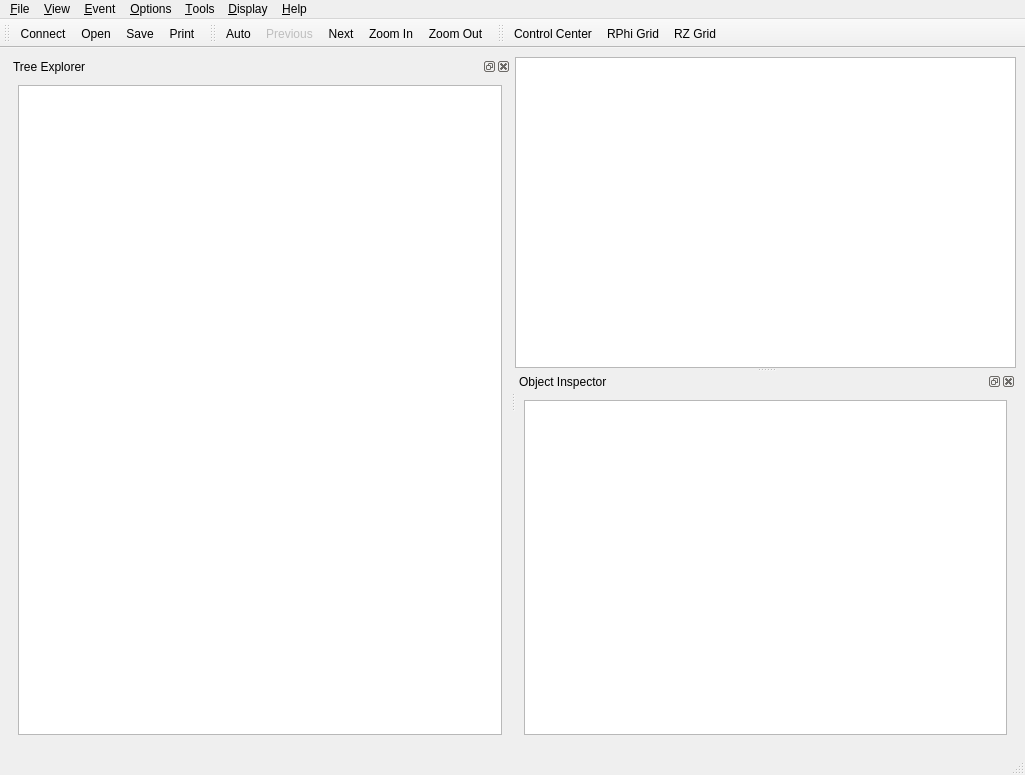
<ui version="4.0" >
 <class>IgMainWindow</class>
 <widget class="QMainWindow" name="IgMainWindow" >
  <property name="geometry" >
   <rect>
    <x>0</x>
    <y>0</y>
    <width>1025</width>
    <height>775</height>
   </rect>
  </property>
  <property name="windowTitle" >
   <string>IGUANA iSpy</string>
  </property>
  <property name="windowIcon" >
   <iconset resource="../interface/iggi.qrc" >
    <normaloff>:/images/iguana-small.xpm</normaloff>:/images/iguana-small.xpm</iconset>
  </property>
  <property name="dockNestingEnabled" >
   <bool>true</bool>
  </property>
  <property name="dockOptions" >
   <set>QMainWindow::AllowNestedDocks|QMainWindow::AllowTabbedDocks|QMainWindow::AnimatedDocks|QMainWindow::VerticalTabs</set>
  </property>
  <widget class="QWidget" name="centralwidget" >
   <layout class="QGridLayout" name="gridLayout" >
    <item row="0" column="0" >
     <widget class="QSplitter" name="splitter_2" >
      <property name="orientation" >
       <enum>Qt::Horizontal</enum>
      </property>
      <widget class="QDockWidget" name="dockTreeWidget" >
       <property name="enabled" >
        <bool>true</bool>
       </property>
       <property name="sizePolicy" >
        <sizepolicy vsizetype="Preferred" hsizetype="Preferred" >
         <horstretch>0</horstretch>
         <verstretch>0</verstretch>
        </sizepolicy>
       </property>
       <property name="minimumSize" >
        <size>
         <width>112</width>
         <height>132</height>
        </size>
       </property>
       <property name="floating" >
        <bool>false</bool>
       </property>
       <property name="features" >
        <set>QDockWidget::AllDockWidgetFeatures</set>
       </property>
       <property name="windowTitle" >
        <string>Tree Explorer</string>
       </property>
       <widget class="QWidget" name="dockTreeWidgetContents" >
        <layout class="QGridLayout" name="gridLayout_3" >
         <item row="0" column="0" >
          <widget class="QTreeView" name="treeView" >
           <property name="alternatingRowColors" >
            <bool>true</bool>
           </property>
           <property name="headerHidden" >
            <bool>false</bool>
           </property>
          </widget>
         </item>
        </layout>
       </widget>
      </widget>
      <widget class="QSplitter" name="splitter" >
       <property name="orientation" >
        <enum>Qt::Vertical</enum>
       </property>
       <widget class="QGraphicsView" name="graphicsView" />
       <widget class="QDockWidget" name="dockTableWidget" >
        <property name="floating" >
         <bool>false</bool>
        </property>
        <property name="windowTitle" >
         <string>Object Inspector</string>
        </property>
        <widget class="QWidget" name="dockTableWidgetContents" >
         <layout class="QGridLayout" name="gridLayout_2" >
          <item row="0" column="0" >
           <widget class="QTableView" name="tableView" >
            <property name="editTriggers" >
             <set>QAbstractItemView::NoEditTriggers</set>
            </property>
            <property name="alternatingRowColors" >
             <bool>true</bool>
            </property>
           </widget>
          </item>
         </layout>
        </widget>
       </widget>
      </widget>
     </widget>
    </item>
   </layout>
  </widget>
  <widget class="QMenuBar" name="menubar" >
   <property name="geometry" >
    <rect>
     <x>0</x>
     <y>0</y>
     <width>1025</width>
     <height>25</height>
    </rect>
   </property>
   <widget class="QMenu" name="menuFile" >
    <property name="tearOffEnabled" >
     <bool>true</bool>
    </property>
    <property name="title" >
     <string>&amp;File</string>
    </property>
    <widget class="QMenu" name="menuRecentOpenedFiles" >
     <property name="title" >
      <string>Recent</string>
     </property>
     <addaction name="separator" />
     <addaction name="actionClearMenu" />
    </widget>
    <addaction name="actionConnect" />
    <addaction name="actionFileOpen" />
    <addaction name="menuRecentOpenedFiles" />
    <addaction name="separator" />
    <addaction name="actionSave" />
    <addaction name="actionSave_as" />
    <addaction name="separator" />
    <addaction name="actionPrint" />
    <addaction name="actionSave_Image" />
    <addaction name="separator" />
    <addaction name="actionOpen_Application_Settings" />
    <addaction name="actionOpen_INI_File" />
    <addaction name="actionOpen_Mac_Property_List" />
    <addaction name="actionOpen_Windows_Registry_Path" />
    <addaction name="actionRefresh" />
    <addaction name="separator" />
    <addaction name="actionClose" />
    <addaction name="separator" />
    <addaction name="actionQuit" />
   </widget>
   <widget class="QMenu" name="menuHelp" >
    <property name="tearOffEnabled" >
     <bool>true</bool>
    </property>
    <property name="title" >
     <string>&amp;Help</string>
    </property>
    <addaction name="actionAbout" />
    <addaction name="actionAbout_Qt" />
   </widget>
   <widget class="QMenu" name="menuEvent" >
    <property name="tearOffEnabled" >
     <bool>true</bool>
    </property>
    <property name="title" >
     <string>&amp;Event</string>
    </property>
    <addaction name="actionNext" />
    <addaction name="actionPrevious" />
    <addaction name="actionGo_to" />
    <addaction name="actionSkip" />
    <addaction name="actionRewind" />
    <addaction name="separator" />
    <addaction name="actionAuto" />
   </widget>
   <widget class="QMenu" name="menuView" >
    <property name="tearOffEnabled" >
     <bool>true</bool>
    </property>
    <property name="title" >
     <string>&amp;View</string>
    </property>
    <widget class="QMenu" name="menuAdd" >
     <property name="title" >
      <string>Add...</string>
     </property>
     <addaction name="action3D" />
     <addaction name="actionRPhi" />
     <addaction name="actionRZ" />
     <addaction name="actionLego" />
    </widget>
    <addaction name="menuAdd" />
    <addaction name="separator" />
    <addaction name="actionZoom_In" />
    <addaction name="actionZoom_Out" />
   </widget>
   <widget class="QMenu" name="menuTools" >
    <property name="tearOffEnabled" >
     <bool>true</bool>
    </property>
    <property name="title" >
     <string>&amp;Tools</string>
    </property>
    <addaction name="actionObject_Inspector" />
    <addaction name="actionTwig_Explorer" />
    <addaction name="separator" />
    <addaction name="actionToolbars" />
   </widget>
   <widget class="QMenu" name="menu_Display" >
    <property name="title" >
     <string>&amp;Display</string>
    </property>
    <addaction name="actionShowControlCenter" />
    <addaction name="separator" />
    <addaction name="actionRPhi_Grid" />
    <addaction name="actionRZ_Grid" />
   </widget>
   <widget class="QMenu" name="menuOptions" >
    <property name="tearOffEnabled" >
     <bool>true</bool>
    </property>
    <property name="title" >
     <string>&amp;Options</string>
    </property>
    <property name="separatorsCollapsible" >
     <bool>true</bool>
    </property>
    <addaction name="actionAuto_Refresh" />
    <addaction name="actionFallbacks" />
    <addaction name="actionSaveSettings" />
    <addaction name="separator" />
    <addaction name="actionEditSettings" />
   </widget>
   <addaction name="menuFile" />
   <addaction name="menuView" />
   <addaction name="menuEvent" />
   <addaction name="menuOptions" />
   <addaction name="menuTools" />
   <addaction name="menu_Display" />
   <addaction name="menuHelp" />
  </widget>
  <widget class="QStatusBar" name="statusbar" />
  <widget class="QToolBar" name="toolBarFile" >
   <property name="windowTitle" >
    <string>toolBar</string>
   </property>
   <attribute name="toolBarArea" >
    <enum>TopToolBarArea</enum>
   </attribute>
   <attribute name="toolBarBreak" >
    <bool>false</bool>
   </attribute>
   <addaction name="actionConnect" />
   <addaction name="actionFileOpen" />
   <addaction name="actionSave" />
   <addaction name="actionPrint" />
  </widget>
  <widget class="QToolBar" name="toolBarEvent" >
   <property name="windowTitle" >
    <string>toolBar</string>
   </property>
   <attribute name="toolBarArea" >
    <enum>TopToolBarArea</enum>
   </attribute>
   <attribute name="toolBarBreak" >
    <bool>false</bool>
   </attribute>
   <addaction name="actionAuto" />
   <addaction name="actionPrevious" />
   <addaction name="actionNext" />
   <addaction name="actionZoom_In" />
   <addaction name="actionZoom_Out" />
  </widget>
  <widget class="QToolBar" name="toolBar" >
   <property name="windowTitle" >
    <string>toolBar</string>
   </property>
   <attribute name="toolBarArea" >
    <enum>TopToolBarArea</enum>
   </attribute>
   <attribute name="toolBarBreak" >
    <bool>false</bool>
   </attribute>
   <addaction name="actionShowControlCenter" />
   <addaction name="actionRPhi_Grid" />
   <addaction name="actionRZ_Grid" />
  </widget>
  <action name="actionQuit" >
   <property name="text" >
    <string>&amp;Quit</string>
   </property>
   <property name="shortcut" >
    <string>Ctrl+Q</string>
   </property>
  </action>
  <action name="actionFileOpen" >
   <property name="icon" >
    <iconset resource="../interface/iggi.qrc" >
     <normaloff>:/images/fileopen.png</normaloff>:/images/fileopen.png</iconset>
   </property>
   <property name="text" >
    <string>Open...</string>
   </property>
  </action>
  <action name="actionAbout" >
   <property name="enabled" >
    <bool>true</bool>
   </property>
   <property name="text" >
    <string>About</string>
   </property>
  </action>
  <action name="actionNext" >
   <property name="icon" >
    <iconset resource="../interface/iggi.qrc" >
     <normaloff>:/images/next.png</normaloff>:/images/next.png</iconset>
   </property>
   <property name="text" >
    <string>&amp;Next</string>
   </property>
   <property name="toolTip" >
    <string>Next Event</string>
   </property>
   <property name="shortcut" >
    <string comment="Show next event in the ig file" >Ctrl+N</string>
   </property>
  </action>
  <action name="actionPrevious" >
   <property name="enabled" >
    <bool>false</bool>
   </property>
   <property name="icon" >
    <iconset resource="../interface/iggi.qrc" >
     <normaloff>:/images/previous.png</normaloff>:/images/previous.png</iconset>
   </property>
   <property name="text" >
    <string>&amp;Previous</string>
   </property>
   <property name="toolTip" >
    <string>Previous Event</string>
   </property>
   <property name="shortcut" >
    <string>Ctrl+P</string>
   </property>
  </action>
  <action name="actionGo_to" >
   <property name="text" >
    <string>&amp;Go to...</string>
   </property>
  </action>
  <action name="actionSkip" >
   <property name="text" >
    <string>Skip...</string>
   </property>
  </action>
  <action name="actionAuto" >
   <property name="checkable" >
    <bool>true</bool>
   </property>
   <property name="icon" >
    <iconset resource="../interface/iggi.qrc" >
     <normaloff>:/images/play.png</normaloff>
     <normalon>:/images/pause.png</normalon>:/images/play.png</iconset>
   </property>
   <property name="text" >
    <string>Auto</string>
   </property>
   <property name="toolTip" >
    <string>Play Events</string>
   </property>
  </action>
  <action name="action3D" >
   <property name="text" >
    <string>3D</string>
   </property>
  </action>
  <action name="actionRPhi" >
   <property name="text" >
    <string>RPhi</string>
   </property>
  </action>
  <action name="actionRZ" >
   <property name="text" >
    <string>RZ</string>
   </property>
  </action>
  <action name="actionLego" >
   <property name="text" >
    <string>Lego</string>
   </property>
  </action>
  <action name="actionPrint" >
   <property name="icon" >
    <iconset resource="../interface/iggi.qrc" >
     <normaloff>:/images/print.png</normaloff>:/images/print.png</iconset>
   </property>
   <property name="text" >
    <string>Print...</string>
   </property>
  </action>
  <action name="actionClose" >
   <property name="text" >
    <string>Close</string>
   </property>
   <property name="shortcut" >
    <string>Ctrl+W</string>
   </property>
  </action>
  <action name="actionClearMenu" >
   <property name="text" >
    <string>Clear Menu</string>
   </property>
  </action>
  <action name="actionSave" >
   <property name="icon" >
    <iconset resource="../interface/iggi.qrc" >
     <normaloff>:/images/filesave.png</normaloff>:/images/filesave.png</iconset>
   </property>
   <property name="text" >
    <string>&amp;Save</string>
   </property>
   <property name="shortcut" >
    <string>Ctrl+S</string>
   </property>
  </action>
  <action name="actionSave_as" >
   <property name="text" >
    <string>Save as...</string>
   </property>
  </action>
  <action name="actionSave_Image" >
   <property name="text" >
    <string>Save Image...</string>
   </property>
  </action>
  <action name="actionConnect" >
   <property name="checkable" >
    <bool>true</bool>
   </property>
   <property name="icon" >
    <iconset resource="../interface/iggi.qrc" >
     <normaloff>:/images/network4.png</normaloff>
     <disabledon>:/images/network-red.png</disabledon>
     <activeon>:/images/network-green.png</activeon>
     <selectedon>:/images/network-red.png</selectedon>:/images/network4.png</iconset>
   </property>
   <property name="text" >
    <string>Connect</string>
   </property>
   <property name="toolTip" >
    <string>Connect Online to Iguana Producer</string>
   </property>
  </action>
  <action name="actionToolbars" >
   <property name="text" >
    <string>Toolbars</string>
   </property>
  </action>
  <action name="actionRewind" >
   <property name="text" >
    <string>Rewind</string>
   </property>
  </action>
  <action name="actionTwig_Explorer" >
   <property name="checkable" >
    <bool>true</bool>
   </property>
   <property name="checked" >
    <bool>true</bool>
   </property>
   <property name="text" >
    <string>Twig Explorer</string>
   </property>
  </action>
  <action name="actionObject_Inspector" >
   <property name="checkable" >
    <bool>true</bool>
   </property>
   <property name="checked" >
    <bool>true</bool>
   </property>
   <property name="text" >
    <string>Object Inspector</string>
   </property>
  </action>
  <action name="actionRPhi_Grid" >
   <property name="checkable" >
    <bool>true</bool>
   </property>
   <property name="icon" >
    <iconset resource="../interface/iggi.qrc" >
     <normaloff>:/images/crosshair.png</normaloff>
     <normalon>:/images/crosshair.png</normalon>:/images/crosshair.png</iconset>
   </property>
   <property name="text" >
    <string>RPhi Grid</string>
   </property>
  </action>
  <action name="actionRZ_Grid" >
   <property name="checkable" >
    <bool>true</bool>
   </property>
   <property name="icon" >
    <iconset resource="../interface/iggi.qrc" >
     <normaloff>:/images/grid.png</normaloff>
     <normalon>:/images/grid.png</normalon>:/images/grid.png</iconset>
   </property>
   <property name="text" >
    <string>RZ Grid</string>
   </property>
  </action>
  <action name="actionZoom_In" >
   <property name="icon" >
    <iconset resource="../interface/iggi.qrc" >
     <normaloff>:/images/zoom_in.png</normaloff>:/images/zoom_in.png</iconset>
   </property>
   <property name="text" >
    <string>Zoom In</string>
   </property>
  </action>
  <action name="actionZoom_Out" >
   <property name="icon" >
    <iconset resource="../interface/iggi.qrc" >
     <normaloff>:/images/zoom_out.png</normaloff>:/images/zoom_out.png</iconset>
   </property>
   <property name="text" >
    <string>Zoom Out</string>
   </property>
  </action>
  <action name="actionShowControlCenter" >
   <property name="checkable" >
    <bool>true</bool>
   </property>
   <property name="icon" >
    <iconset resource="../interface/iggi.qrc" >
     <normaloff>:/images/controlcenter.png</normaloff>
     <normalon>:/images/controlcenter.png</normalon>:/images/controlcenter.png</iconset>
   </property>
   <property name="text" >
    <string> Control Center</string>
   </property>
  </action>
  <action name="actionSaveSettings" >
   <property name="checkable" >
    <bool>true</bool>
   </property>
   <property name="text" >
    <string>Save Settings</string>
   </property>
   <property name="whatsThis" >
    <string>Save application settings on exit</string>
   </property>
  </action>
  <action name="actionEditSettings" >
   <property name="text" >
    <string>Edit Settings...</string>
   </property>
  </action>
  <action name="actionOpen_Application_Settings" >
   <property name="text" >
    <string>Open Application Settings...</string>
   </property>
  </action>
  <action name="actionOpen_INI_File" >
   <property name="text" >
    <string>Open INI File...</string>
   </property>
  </action>
  <action name="actionOpen_Mac_Property_List" >
   <property name="text" >
    <string>Open Mac Property List...</string>
   </property>
  </action>
  <action name="actionOpen_Windows_Registry_Path" >
   <property name="text" >
    <string>Open Windows Registry Path...</string>
   </property>
  </action>
  <action name="actionRefresh" >
   <property name="checkable" >
    <bool>false</bool>
   </property>
   <property name="checked" >
    <bool>false</bool>
   </property>
   <property name="text" >
    <string>Refresh</string>
   </property>
  </action>
  <action name="actionAuto_Refresh" >
   <property name="checkable" >
    <bool>true</bool>
   </property>
   <property name="checked" >
    <bool>true</bool>
   </property>
   <property name="text" >
    <string>Auto-Refresh</string>
   </property>
  </action>
  <action name="actionFallbacks" >
   <property name="checkable" >
    <bool>true</bool>
   </property>
   <property name="checked" >
    <bool>true</bool>
   </property>
   <property name="text" >
    <string>Fallbacks</string>
   </property>
  </action>
  <action name="actionAbout_Qt" >
   <property name="text" >
    <string>About Qt</string>
   </property>
  </action>
 </widget>
 <resources>
  <include location="../interface/iggi.qrc" />
 </resources>
 <connections>
  <connection>
   <sender>actionQuit</sender>
   <signal>triggered()</signal>
   <receiver>IgMainWindow</receiver>
   <slot>close()</slot>
   <hints>
    <hint type="sourcelabel" >
     <x>-1</x>
     <y>-1</y>
    </hint>
    <hint type="destinationlabel" >
     <x>477</x>
     <y>362</y>
    </hint>
   </hints>
  </connection>
  <connection>
   <sender>actionObject_Inspector</sender>
   <signal>triggered(bool)</signal>
   <receiver>dockTableWidget</receiver>
   <slot>setShown(bool)</slot>
   <hints>
    <hint type="sourcelabel" >
     <x>-1</x>
     <y>-1</y>
    </hint>
    <hint type="destinationlabel" >
     <x>946</x>
     <y>693</y>
    </hint>
   </hints>
  </connection>
  <connection>
   <sender>actionTwig_Explorer</sender>
   <signal>triggered(bool)</signal>
   <receiver>dockTreeWidget</receiver>
   <slot>setShown(bool)</slot>
   <hints>
    <hint type="sourcelabel" >
     <x>-1</x>
     <y>-1</y>
    </hint>
    <hint type="destinationlabel" >
     <x>241</x>
     <y>227</y>
    </hint>
   </hints>
  </connection>
  <connection>
   <sender>actionRPhi_Grid</sender>
   <signal>triggered(bool)</signal>
   <receiver>IgMainWindow</receiver>
   <slot>showRPhiGrid(bool)</slot>
   <hints>
    <hint type="sourcelabel" >
     <x>-1</x>
     <y>-1</y>
    </hint>
    <hint type="destinationlabel" >
     <x>477</x>
     <y>362</y>
    </hint>
   </hints>
  </connection>
  <connection>
   <sender>actionRZ_Grid</sender>
   <signal>triggered(bool)</signal>
   <receiver>IgMainWindow</receiver>
   <slot>showRZGrid(bool)</slot>
   <hints>
    <hint type="sourcelabel" >
     <x>-1</x>
     <y>-1</y>
    </hint>
    <hint type="destinationlabel" >
     <x>477</x>
     <y>362</y>
    </hint>
   </hints>
  </connection>
  <connection>
   <sender>actionZoom_In</sender>
   <signal>triggered()</signal>
   <receiver>IgMainWindow</receiver>
   <slot>zoomIn()</slot>
   <hints>
    <hint type="sourcelabel" >
     <x>-1</x>
     <y>-1</y>
    </hint>
    <hint type="destinationlabel" >
     <x>477</x>
     <y>362</y>
    </hint>
   </hints>
  </connection>
  <connection>
   <sender>actionZoom_Out</sender>
   <signal>triggered()</signal>
   <receiver>IgMainWindow</receiver>
   <slot>zoomOut()</slot>
   <hints>
    <hint type="sourcelabel" >
     <x>-1</x>
     <y>-1</y>
    </hint>
    <hint type="destinationlabel" >
     <x>477</x>
     <y>362</y>
    </hint>
   </hints>
  </connection>
  <connection>
   <sender>actionShowControlCenter</sender>
   <signal>triggered(bool)</signal>
   <receiver>IgMainWindow</receiver>
   <slot>showControlCenter(bool)</slot>
   <hints>
    <hint type="sourcelabel" >
     <x>-1</x>
     <y>-1</y>
    </hint>
    <hint type="destinationlabel" >
     <x>477</x>
     <y>362</y>
    </hint>
   </hints>
  </connection>
  <connection>
   <sender>actionSaveSettings</sender>
   <signal>triggered(bool)</signal>
   <receiver>IgMainWindow</receiver>
   <slot>writeSettings(bool)</slot>
   <hints>
    <hint type="sourcelabel" >
     <x>-1</x>
     <y>-1</y>
    </hint>
    <hint type="destinationlabel" >
     <x>512</x>
     <y>387</y>
    </hint>
   </hints>
  </connection>
  <connection>
   <sender>actionEditSettings</sender>
   <signal>triggered()</signal>
   <receiver>IgMainWindow</receiver>
   <slot>showSettingsEditor()</slot>
   <hints>
    <hint type="sourcelabel" >
     <x>-1</x>
     <y>-1</y>
    </hint>
    <hint type="destinationlabel" >
     <x>512</x>
     <y>387</y>
    </hint>
   </hints>
  </connection>
  <connection>
   <sender>actionAbout</sender>
   <signal>triggered()</signal>
   <receiver>IgMainWindow</receiver>
   <slot>about()</slot>
   <hints>
    <hint type="sourcelabel" >
     <x>-1</x>
     <y>-1</y>
    </hint>
    <hint type="destinationlabel" >
     <x>512</x>
     <y>387</y>
    </hint>
   </hints>
  </connection>
  <connection>
   <sender>actionAbout_Qt</sender>
   <signal>triggered()</signal>
   <receiver>IgMainWindow</receiver>
   <slot>aboutQt()</slot>
   <hints>
    <hint type="sourcelabel" >
     <x>-1</x>
     <y>-1</y>
    </hint>
    <hint type="destinationlabel" >
     <x>512</x>
     <y>387</y>
    </hint>
   </hints>
  </connection>
  <connection>
   <sender>actionOpen_Application_Settings</sender>
   <signal>triggered()</signal>
   <receiver>IgMainWindow</receiver>
   <slot>openSettings()</slot>
   <hints>
    <hint type="sourcelabel" >
     <x>-1</x>
     <y>-1</y>
    </hint>
    <hint type="destinationlabel" >
     <x>512</x>
     <y>387</y>
    </hint>
   </hints>
  </connection>
  <connection>
   <sender>actionOpen_INI_File</sender>
   <signal>triggered()</signal>
   <receiver>IgMainWindow</receiver>
   <slot>openIniFile()</slot>
   <hints>
    <hint type="sourcelabel" >
     <x>-1</x>
     <y>-1</y>
    </hint>
    <hint type="destinationlabel" >
     <x>512</x>
     <y>387</y>
    </hint>
   </hints>
  </connection>
  <connection>
   <sender>actionOpen_Mac_Property_List</sender>
   <signal>triggered()</signal>
   <receiver>IgMainWindow</receiver>
   <slot>openPropertyList()</slot>
   <hints>
    <hint type="sourcelabel" >
     <x>-1</x>
     <y>-1</y>
    </hint>
    <hint type="destinationlabel" >
     <x>512</x>
     <y>387</y>
    </hint>
   </hints>
  </connection>
  <connection>
   <sender>actionOpen_Windows_Registry_Path</sender>
   <signal>triggered()</signal>
   <receiver>IgMainWindow</receiver>
   <slot>openRegistryPath()</slot>
   <hints>
    <hint type="sourcelabel" >
     <x>-1</x>
     <y>-1</y>
    </hint>
    <hint type="destinationlabel" >
     <x>512</x>
     <y>387</y>
    </hint>
   </hints>
  </connection>
  <connection>
   <sender>actionRefresh</sender>
   <signal>triggered()</signal>
   <receiver>IgMainWindow</receiver>
   <slot>refreshSettingsEditor()</slot>
   <hints>
    <hint type="sourcelabel" >
     <x>-1</x>
     <y>-1</y>
    </hint>
    <hint type="destinationlabel" >
     <x>512</x>
     <y>387</y>
    </hint>
   </hints>
  </connection>
  <connection>
   <sender>actionAuto_Refresh</sender>
   <signal>triggered(bool)</signal>
   <receiver>IgMainWindow</receiver>
   <slot>setAutoRefresh(bool)</slot>
   <hints>
    <hint type="sourcelabel" >
     <x>-1</x>
     <y>-1</y>
    </hint>
    <hint type="destinationlabel" >
     <x>512</x>
     <y>387</y>
    </hint>
   </hints>
  </connection>
  <connection>
   <sender>actionFallbacks</sender>
   <signal>triggered(bool)</signal>
   <receiver>IgMainWindow</receiver>
   <slot>setFallbacksEnable(bool)</slot>
   <hints>
    <hint type="sourcelabel" >
     <x>-1</x>
     <y>-1</y>
    </hint>
    <hint type="destinationlabel" >
     <x>512</x>
     <y>387</y>
    </hint>
   </hints>
  </connection>
  <connection>
   <sender>dockTableWidget</sender>
   <signal>visibilityChanged(bool)</signal>
   <receiver>actionObject_Inspector</receiver>
   <slot>setOn(bool)</slot>
   <hints>
    <hint type="sourcelabel" >
     <x>765</x>
     <y>565</y>
    </hint>
    <hint type="destinationlabel" >
     <x>-1</x>
     <y>-1</y>
    </hint>
   </hints>
  </connection>
  <connection>
   <sender>dockTreeWidget</sender>
   <signal>visibilityChanged(bool)</signal>
   <receiver>actionTwig_Explorer</receiver>
   <slot>setOn(bool)</slot>
   <hints>
    <hint type="sourcelabel" >
     <x>259</x>
     <y>410</y>
    </hint>
    <hint type="destinationlabel" >
     <x>-1</x>
     <y>-1</y>
    </hint>
   </hints>
  </connection>
 </connections>
 <slots>
  <slot>showRPhiGrid(bool)</slot>
  <slot>showRZGrid(bool)</slot>
  <slot>zoomIn()</slot>
  <slot>zoomOut()</slot>
  <slot>showControlCenter(bool)</slot>
  <slot>writeSettings(bool)</slot>
  <slot>editSettings()</slot>
  <slot>showSettingsEditor()</slot>
  <slot>openSettings()</slot>
  <slot>openIniFile()</slot>
  <slot>openPropertyList()</slot>
  <slot>openRegistryPath()</slot>
  <slot>refreshSettingsEditor()</slot>
  <slot>setAutoRefresh(bool)</slot>
  <slot>setFallbacksEnable(bool)</slot>
  <slot>about()</slot>
  <slot>aboutQt()</slot>
 </slots>
</ui>
